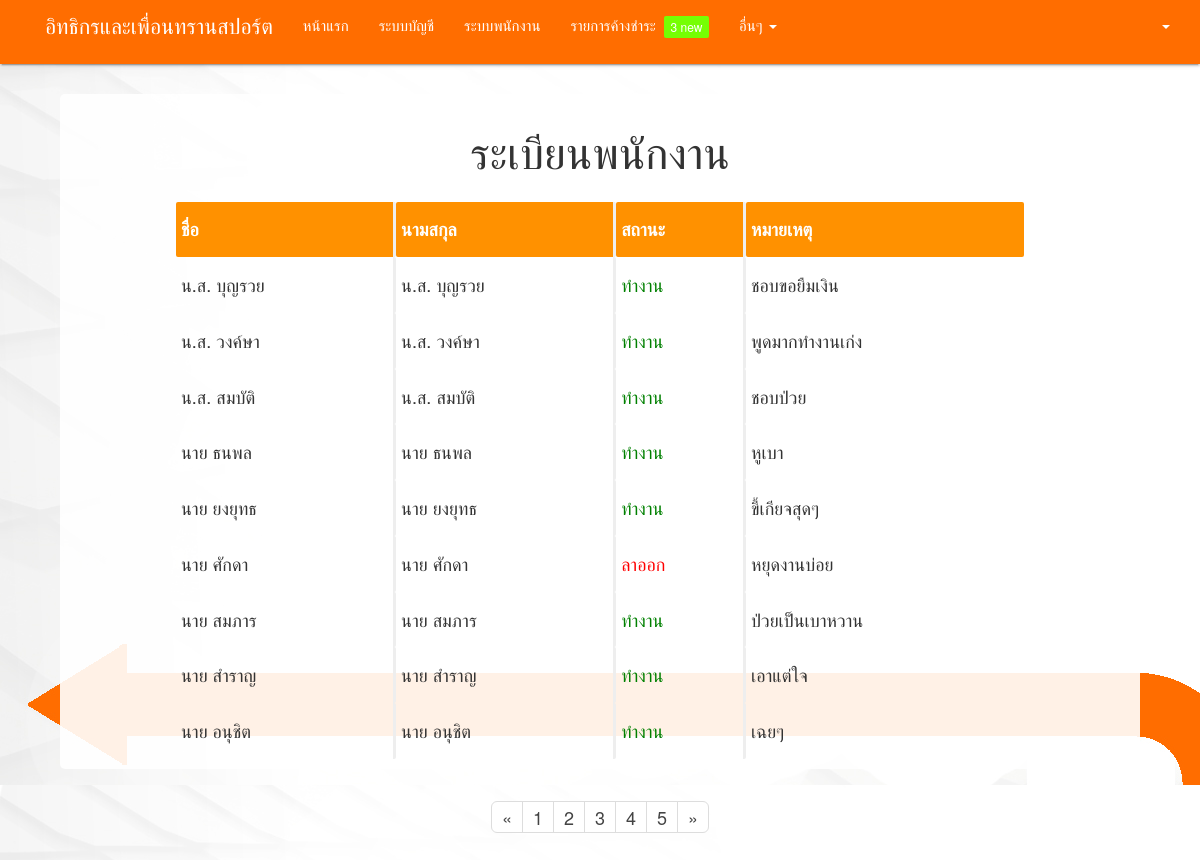
Screenshot of /employee/employee-record.php with the database file from the repository.
### tables this page shows
CREATE TABLE `employee` (
  `personal_id` char(50) NOT NULL,
  `id_emp` char(7) NOT NULL,
  `name_emp` varchar(50) NOT NULL,
  `lastname_emp` varchar(50) DEFAULT NULL,
  `birth_emp` date DEFAULT NULL,
  `address` varchar(150) DEFAULT NULL,
  `type_emp` int(1) NOT NULL,
  `conductor_licence_no` varchar(20) DEFAULT NULL,
  `expire_date` date DEFAULT NULL,
  `tel` varchar(15) DEFAULT NULL,
  `note` varchar(150) DEFAULT NULL,
  `status` int(1) DEFAULT NULL
);

### employee/employee-record.php (the view, shortened to what this page needs)
<!DOCTYPE html>
  <html>
    <head>
    </head>
    <body style="background:url(../direct-inverse.jpg);font-size: 120%;">
    <?php include ('../menu.php'); ?>
    <div style="background-color: rgba(255,255,255,0.9); width: 90%; height:auto; border-radius: 5px; display:block; margin: 30px auto; padding: 10px; min-height: 650px;">
      <h3 style="text-align: center;">ระเบียนพนักงาน</h3>
      <div style="display: block; margin: auto; width: 80%;">
        <table class="highlight" style="padding-top: 10px;width: 100%;border-collapse: inherit;">
          <thead style="color:#FFF">
            <tr>
              <th>ชื่อ</th>
              <th>นามสกุล</th>
              <th>สถานะ</th>
              <th>หมายเหตุ</th>
            </tr>
          </thead>
      <?php
echo fetch_data();
       ?>
  </table>
</div>
</div>
<div class="footer">
<nav aria-label="Page navigation" style="background-color: transparent;box-shadow: none">
<ul class="pagination pagination pagination-lg">
    <li>
      <a href="#" aria-label="Previous">
        <span aria-hidden="true">&laquo;</span>
      </a>
    </li>
    <li><a href="#">1</a></li>
    <li><a href="#">2</a></li>
    <li><a href="#">3</a></li>
    <li><a href="#">4</a></li>
    <li><a href="#">5</a></li>
    <li>
      <a href="#" aria-label="Next">
        <span aria-hidden="true">&raquo;</span>
      </a>
    </li>
  </ul>
</nav>
</div>
    </body>
</html>
<?php
function fetch_data(){
    $servername = "localhost";
    $username = "root";
    $password = "";
    $dbname = "mbus_database";
    $output = '';
    $status ='';
    $connect = mysqli_connect($servername,$username, $password,$dbname);
    $sql_data = "SELECT employee.name_emp , employee.lastname_emp, employee.note , employee.status
                 FROM  employee
                 ORDER BY employee.name_emp
                 ";
    $result_data = mysqli_query($connect, $sql_data);
    while($row = mysqli_fetch_array($result_data)){
      if($row["status"] == 1){
           $status ='<td style = "color:green">'."ทำงาน".'</td>';
      }else if($row["status"] == 0){
           $status ='<td style = "color:red">'."ลาออก".'</td>';
        }
      $output .= '<tr>
                          <td>'.$row["name_emp"].'</td>
                          <td>'.$row["name_emp"].'</td>
                          '.$status.'
                          <td>'.$row["note"].'</td>
                  </tr>';
       }
       return $output;
}
 ?>

### menu.php (shortened to what this page needs)
<nav class="nav-wrapper" style="background-color: #ff6d00; padding-left: 15px;">
  <div class="container-fluid">
    <div class="navbar-header">
      <a class="navbar-brand" style="font-size: 120%">อิทธิกรและเพื่อนทรานสปอร์ต</a>
    </div>
      <div class="collapse navbar-collapse" id="bs-example-navbar-collapse-1">
      <ul class="nav navbar-nav">
        <li id="home"><a href="/mbus/home.php">หน้าแรก </a></li>
        <li id="account"><a href="/mbus/account/account-table.php">ระบบบัญชี </a></li>
        <li id="employee"><a href="/mbus/employee/employee-table.php">ระบบพนักงาน </a></li>
        <li id="insurance"><a href="/mbus/insurance/insurance-noti.php">รายการค้างชำระ <span class="new badge light-green accent-3">3</span></a></li>
         <li class="dropdown">
          <a  class="dropdown-toggle" data-toggle="dropdown" role="button" aria-haspopup="true" aria-expanded="false">อื่นๆ <span class="caret"></span></a>
      </ul>
      <ul class="nav navbar-nav navbar-right">
       <li class="dropdown">
          <a href="#" class="dropdown-toggle" data-toggle="dropdown" role="button" aria-haspopup="true" aria-expanded="false"><?php echo $_SESSION["username"]; ?><span class="caret"></span></a>
      </ul>
        </div>
  </div>
</nav>

### employee/employee-record.php (style rules this page uses)
th:not(:last-child),td:not(:last-child) { border-right:inset; }
.footer { position: absolute; right: 0; bottom: 0; left: 0; padding: 1rem; text-align: center; }
th { border-bottom:inset; background-color: #ff9100 ; }

### rows the page displays
employee: name_emp "น.ส. บุญรวย", note "ชอบขอยืมเงิน"
employee: name_emp "น.ส. วงค์ษา", note "พูดมากทำงานเก่ง"
employee: name_emp "น.ส. สมบัติ", note "ชอบป่วย"
employee: name_emp "นาย ธนพล", note "หูเบา"
employee: name_emp "นาย ยงยุทธ", note "ขี้เกียจสุดๆ"
employee: name_emp "นาย ศักดา", note "หยุดงานบ่อย"
employee: name_emp "นาย สมภาร", note "ป่วยเป็นเบาหวาน"
employee: name_emp "นาย สำราญ", note "เอาแต่ใจ"
employee: name_emp "นาย อนุชิต", note "เฉยๆ"
